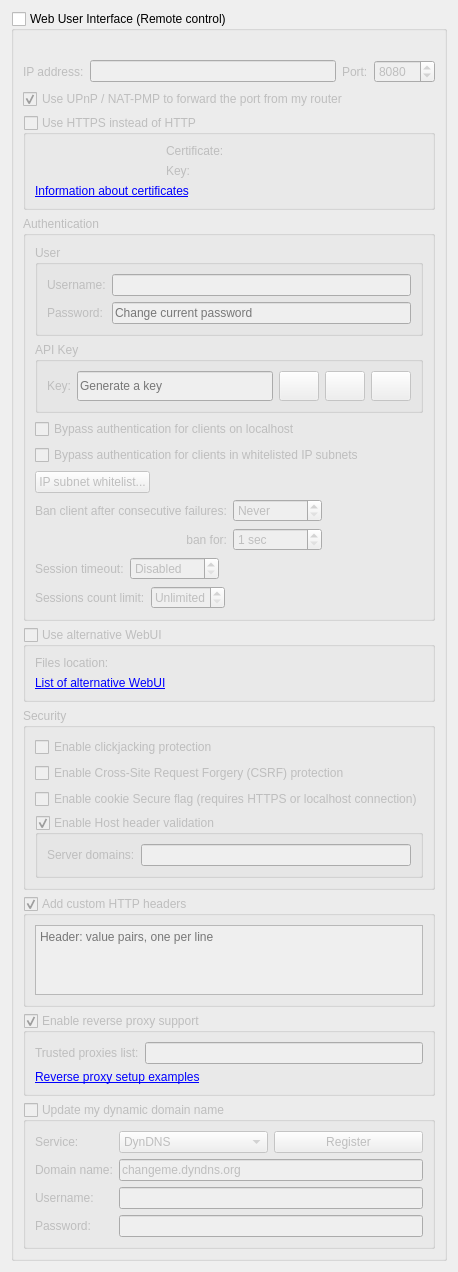
          <widget class="QWidget" name="scrollAreaWidgetContents_7">
           <property name="geometry">
            <rect>
             <x>0</x>
             <y>0</y>
             <width>382</width>
             <height>1045</height>
            </rect>
           </property>
           <layout class="QVBoxLayout" name="verticalLayout_23">
            <item>
             <widget class="QGroupBox" name="checkWebUI">
              <property name="title">
               <string>Web User Interface (Remote control)</string>
              </property>
              <property name="checkable">
               <bool>true</bool>
              </property>
              <property name="checked">
               <bool>false</bool>
              </property>
              <layout class="QVBoxLayout" name="verticalLayout_2">
               <item>
                <widget class="QLabel" name="labelWebUIError">
                 <property name="font">
                  <font>
                   <italic>true</italic>
                  </font>
                 </property>
                 <property name="text">
                  <string />
                 </property>
                </widget>
               </item>
               <item>
                <layout class="QHBoxLayout" name="horizontalLayout_2">
                 <item>
                  <widget class="QLabel" name="lblWebUIAddress">
                   <property name="text">
                    <string>IP address:</string>
                   </property>
                  </widget>
                 </item>
                 <item>
                  <widget class="QLineEdit" name="textWebUIAddress">
                   <property name="toolTip">
                    <string>IP address that the Web UI will bind to.
Specify an IPv4 or IPv6 address. You can specify "0.0.0.0" for any IPv4 address,
"::" for any IPv6 address, or "*" for both IPv4 and IPv6.</string>
                   </property>
                  </widget>
                 </item>
                 <item>
                  <widget class="QLabel" name="lblWebUIPort">
                   <property name="text">
                    <string>Port:</string>
                   </property>
                  </widget>
                 </item>
                 <item>
                  <widget class="QSpinBox" name="spinWebUIPort">
                   <property name="minimum">
                    <number>1</number>
                   </property>
                   <property name="maximum">
                    <number>65535</number>
                   </property>
                   <property name="value">
                    <number>8080</number>
                   </property>
                  </widget>
                 </item>
                </layout>
               </item>
               <item>
                <widget class="ToggleSwitch" name="checkWebUIUPnP">
                 <property name="text">
                  <string>Use UPnP / NAT-PMP to forward the port from my router</string>
                 </property>
                 <property name="checked">
                  <bool>true</bool>
                 </property>
                </widget>
               </item>
               <item>
                <widget class="QGroupBox" name="checkWebUIHttps">
                 <property name="title">
                  <string>Use HTTPS instead of HTTP</string>
                 </property>
                 <property name="checkable">
                  <bool>true</bool>
                 </property>
                 <property name="checked">
                  <bool>false</bool>
                 </property>
                 <layout class="QGridLayout" name="gridLayout_11">
                  <item row="0" column="0">
                   <widget class="QLabel" name="lblSslCertStatus" />
                  </item>
                  <item row="0" column="1">
                   <widget class="QLabel" name="lblWebUICrt">
                    <property name="text">
                     <string>Certificate:</string>
                    </property>
                   </widget>
                  </item>
                  <item row="0" column="2">
                   <widget class="FileSystemPathLineEdit" name="textWebUIHttpsCert" native="true" />
                  </item>
                  <item row="1" column="0">
                   <widget class="QLabel" name="lblSslKeyStatus" />
                  </item>
                  <item row="1" column="1">
                   <widget class="QLabel" name="lblWebUIKey">
                    <property name="text">
                     <string>Key:</string>
                    </property>
                   </widget>
                  </item>
                  <item row="1" column="2">
                   <widget class="FileSystemPathLineEdit" name="textWebUIHttpsKey" native="true" />
                  </item>
                  <item row="2" column="0" colspan="3">
                   <widget class="QLabel" name="lblWebUICertInfo">
                    <property name="text">
                     <string>&lt;a href=https://httpd.apache.org/docs/current/ssl/ssl_faq.html#aboutcerts&gt;Information about certificates&lt;/a&gt;</string>
                    </property>
                    <property name="openExternalLinks">
                     <bool>true</bool>
                    </property>
                    <property name="textInteractionFlags">
                     <set>Qt::TextInteractionFlag::LinksAccessibleByKeyboard|Qt::TextInteractionFlag::LinksAccessibleByMouse</set>
                    </property>
                   </widget>
                  </item>
                 </layout>
                </widget>
               </item>
               <item>
                <widget class="QGroupBox" name="groupWebUIAuth">
                 <property name="title">
                  <string>Authentication</string>
                 </property>
                 <layout class="QVBoxLayout" name="verticalLayout_35">
                  <item>
                   <widget class="QGroupBox" name="groupWebUIUser">
                    <property name="title">
                     <string>User</string>
                    </property>
                    <layout class="QGridLayout" name="gridLayoutUser">
                     <item row="0" column="0">
                      <widget class="QLabel" name="lblWebUIUsername">
                       <property name="text">
                        <string>Username:</string>
                       </property>
                      </widget>
                     </item>
                     <item row="0" column="1">
                      <widget class="QLineEdit" name="textWebUIUsername" />
                     </item>
                     <item row="1" column="0">
                      <widget class="QLabel" name="lblWebUIPassword">
                       <property name="text">
                        <string>Password:</string>
                       </property>
                      </widget>
                     </item>
                     <item row="1" column="1">
                      <widget class="QLineEdit" name="textWebUIPassword">
                       <property name="echoMode">
                        <enum>QLineEdit::EchoMode::Password</enum>
                       </property>
                       <property name="placeholderText">
                        <string>Change current password</string>
                       </property>
                      </widget>
                     </item>
                    </layout>
                   </widget>
                  </item>
                  <item>
                   <widget class="QGroupBox" name="groupWebUIAPIKey">
                    <property name="title">
                     <string>API Key</string>
                    </property>
                    <layout class="QGridLayout" name="gridLayoutAPIKey">
                     <item row="0" column="0">
                      <widget class="QLabel" name="lblWebUIAPIKey">
                       <property name="text">
                        <string>Key:</string>
                       </property>
                      </widget>
                     </item>
                     <item row="0" column="1">
                      <layout class="QHBoxLayout" name="horizontalLayoutAPIKey">
                       <item>
                        <widget class="QLineEdit" name="textWebUIAPIKey">
                         <property name="minimumSize">
                          <size>
                           <width>180</width>
                           <height>30</height>
                          </size>
                         </property>
                         <property name="readOnly">
                          <bool>true</bool>
                         </property>
                         <property name="placeholderText">
                          <string>Generate a key</string>
                         </property>
                        </widget>
                       </item>
                       <item>
                        <widget class="QPushButton" name="btnWebUIAPIKeyCopy">
                         <property name="minimumSize">
                          <size>
                           <width>32</width>
                           <height>30</height>
                          </size>
                         </property>
                         <property name="enabled">
                          <bool>false</bool>
                         </property>
                         <property name="toolTip">
                          <string>Copy API key</string>
                         </property>
                         <property name="icon">
                          <iconset>
                           <normaloff>:/icons/edit-copy.svg</normaloff>:/icons/edit-copy.svg</iconset>
                         </property>
                        </widget>
                       </item>
                       <item>
                        <widget class="QPushButton" name="btnWebUIAPIKeyRotate">
                         <property name="minimumSize">
                          <size>
                           <width>32</width>
                           <height>30</height>
                          </size>
                         </property>
                         <property name="toolTip">
                          <string>Generate API key</string>
                         </property>
                         <property name="icon">
                          <iconset>
                           <normaloff>:/icons/view-refresh.svg</normaloff>:/icons/view-refresh.svg</iconset>
                         </property>
                        </widget>
                       </item>
                       <item>
                        <widget class="QPushButton" name="btnWebUIAPIKeyDelete">
                         <property name="minimumSize">
                          <size>
                           <width>32</width>
                           <height>30</height>
                          </size>
                         </property>
                         <property name="toolTip">
                          <string>Delete API key</string>
                         </property>
                         <property name="icon">
                          <iconset>
                           <normaloff>:/icons/list-remove.svg</normaloff>:/icons/list-remove.svg</iconset>
                         </property>
                        </widget>
                       </item>
                      </layout>
                     </item>
                    </layout>
                   </widget>
                  </item>
                  <item>
                   <widget class="ToggleSwitch" name="checkBypassLocalAuth">
                    <property name="text">
                     <string>Bypass authentication for clients on localhost</string>
                    </property>
                   </widget>
                  </item>
                  <item>
                   <widget class="ToggleSwitch" name="checkBypassAuthSubnetWhitelist">
                    <property name="text">
                     <string>Bypass authentication for clients in whitelisted IP subnets</string>
                    </property>
                   </widget>
                  </item>
                  <item>
                   <widget class="QPushButton" name="IPSubnetWhitelistButton">
                    <property name="sizePolicy">
                     <sizepolicy hsizetype="Fixed" vsizetype="Fixed">
                      <horstretch>0</horstretch>
                      <verstretch>0</verstretch>
                     </sizepolicy>
                    </property>
                    <property name="text">
                     <string>IP subnet whitelist...</string>
                    </property>
                   </widget>
                  </item>
                  <item>
                   <layout class="QGridLayout" name="gridLayout_10">
                    <item row="0" column="0">
                     <widget class="QLabel" name="lblBanCounter">
                      <property name="text">
                       <string>Ban client after consecutive failures:</string>
                      </property>
                     </widget>
                    </item>
                    <item row="0" column="1">
                     <widget class="QSpinBox" name="spinBanCounter">
                      <property name="specialValueText">
                       <string>Never</string>
                      </property>
                      <property name="maximum">
                       <number>2147483647</number>
                      </property>
                     </widget>
                    </item>
                    <item row="0" column="2">
                     <spacer name="horizontalSpacer_15">
                      <property name="orientation">
                       <enum>Qt::Orientation::Horizontal</enum>
                      </property>
                      <property name="sizeHint" stdset="0">
                       <size>
                        <width>40</width>
                        <height>20</height>
                       </size>
                      </property>
                     </spacer>
                    </item>
                    <item row="1" column="0">
                     <widget class="QLabel" name="lblBanDuration">
                      <property name="text">
                       <string>ban for:</string>
                      </property>
                      <property name="alignment">
                       <set>Qt::AlignmentFlag::AlignRight|Qt::AlignmentFlag::AlignTrailing|Qt::AlignmentFlag::AlignVCenter</set>
                      </property>
                     </widget>
                    </item>
                    <item row="1" column="1">
                     <widget class="QSpinBox" name="spinBanDuration">
                      <property name="suffix">
                       <string> sec</string>
                      </property>
                      <property name="minimum">
                       <number>1</number>
                      </property>
                      <property name="maximum">
                       <number>2147483647</number>
                      </property>
                     </widget>
                    </item>
                   </layout>
                  </item>
                  <item>
                   <layout class="QHBoxLayout" name="horizontalLayout_13">
                    <item>
                     <widget class="QLabel" name="lblSessionTimeout">
                      <property name="text">
                       <string>Session timeout:</string>
                      </property>
                     </widget>
                    </item>
                    <item>
                     <widget class="QSpinBox" name="spinSessionTimeout">
                      <property name="specialValueText">
                       <string>Disabled</string>
                      </property>
                      <property name="suffix">
                       <string> sec</string>
                      </property>
                      <property name="maximum">
                       <number>2147483647</number>
                      </property>
                     </widget>
                    </item>
                    <item>
                     <spacer name="horizontalSpacer_11">
                      <property name="orientation">
                       <enum>Qt::Orientation::Horizontal</enum>
                      </property>
                      <property name="sizeHint" stdset="0">
                       <size>
                        <width>40</width>
                        <height>20</height>
                       </size>
                      </property>
                     </spacer>
                    </item>
                   </layout>
                  </item>
                  <item>
                   <layout class="QHBoxLayout" name="layoutWebUISessionsCountLimit">
                    <item>
                     <widget class="QLabel" name="labelWebUISessionsCountLimit">
                      <property name="text">
                       <string>Sessions count limit:</string>
                      </property>
                     </widget>
                    </item>
                    <item>
                     <widget class="QSpinBox" name="spinBoxWebUISessionsCountLimit">
                      <property name="specialValueText">
                       <string>Unlimited</string>
                      </property>
                      <property name="maximum">
                       <number>2147483647</number>
                      </property>
                     </widget>
                    </item>
                    <item>
                     <spacer name="spacerWebUISessionsCountLimit">
                      <property name="orientation">
                       <enum>Qt::Orientation::Horizontal</enum>
                      </property>
                      <property name="sizeHint" stdset="0">
                       <size>
                        <width>40</width>
                        <height>20</height>
                       </size>
                      </property>
                     </spacer>
                    </item>
                   </layout>
                  </item>
                 </layout>
                </widget>
               </item>
               <item>
                <widget class="QGroupBox" name="groupAltWebUI">
                 <property name="title">
                  <string>Use alternative WebUI</string>
                 </property>
                 <property name="checkable">
                  <bool>true</bool>
                 </property>
                 <property name="checked">
                  <bool>false</bool>
                 </property>
                 <layout class="QVBoxLayout" name="verticalLayout_41">
                  <item>
                   <layout class="QHBoxLayout" name="horizontalLayout_5">
                    <item>
                     <widget class="QLabel" name="labelWebUIRootFolder">
                      <property name="text">
                       <string>Files location:</string>
                      </property>
                     </widget>
                    </item>
                    <item>
                     <widget class="FileSystemPathLineEdit" name="textWebUIRootFolder" native="true" />
                    </item>
                   </layout>
                  </item>
                  <item>
                   <widget class="QLabel" name="lblAltWebUIList">
                    <property name="text">
                     <string>&lt;a href="https://github.com/qbittorrent/qBittorrent/wiki/List-of-known-alternate-WebUIs"&gt;List of alternative WebUI&lt;/a&gt;</string>
                    </property>
                    <property name="openExternalLinks">
                     <bool>true</bool>
                    </property>
                    <property name="textInteractionFlags">
                     <set>Qt::TextInteractionFlag::LinksAccessibleByKeyboard|Qt::TextInteractionFlag::LinksAccessibleByMouse</set>
                    </property>
                   </widget>
                  </item>
                 </layout>
                </widget>
               </item>
               <item>
                <widget class="QGroupBox" name="groupBox_3">
                 <property name="title">
                  <string>Security</string>
                 </property>
                 <layout class="QVBoxLayout" name="verticalLayout_33">
                  <item>
                   <widget class="ToggleSwitch" name="checkClickjacking">
                    <property name="text">
                     <string>Enable clickjacking protection</string>
                    </property>
                   </widget>
                  </item>
                  <item>
                   <widget class="ToggleSwitch" name="checkCSRFProtection">
                    <property name="text">
                     <string>Enable Cross-Site Request Forgery (CSRF) protection</string>
                    </property>
                   </widget>
                  </item>
                  <item>
                   <widget class="ToggleSwitch" name="checkSecureCookie">
                    <property name="text">
                     <string>Enable cookie Secure flag (requires HTTPS or localhost connection)</string>
                    </property>
                   </widget>
                  </item>
                  <item>
                   <widget class="QGroupBox" name="groupHostHeaderValidation">
                    <property name="title">
                     <string>Enable Host header validation</string>
                    </property>
                    <property name="checkable">
                     <bool>true</bool>
                    </property>
                    <layout class="QVBoxLayout" name="verticalLayout_32">
                     <item>
                      <layout class="QHBoxLayout" name="horizontalLayout_10">
                       <item>
                        <widget class="QLabel" name="labelServerDomains">
                         <property name="text">
                          <string>Server domains:</string>
                         </property>
                        </widget>
                       </item>
                       <item>
                        <widget class="QLineEdit" name="textServerDomains">
                         <property name="toolTip">
                          <string>Whitelist for filtering HTTP Host header values.
In order to defend against DNS rebinding attack,
you should put in domain names used by WebUI server.

Use ';' to split multiple entries. Can use wildcard '*'.</string>
                         </property>
                        </widget>
                       </item>
                      </layout>
                     </item>
                    </layout>
                   </widget>
                  </item>
                 </layout>
                </widget>
               </item>
               <item>
                <widget class="QGroupBox" name="groupWebUIAddCustomHTTPHeaders">
                 <property name="title">
                  <string>Add custom HTTP headers</string>
                 </property>
                 <property name="checkable">
                  <bool>true</bool>
                 </property>
                 <layout class="QVBoxLayout" name="verticalLayout_8">
                  <item>
                   <widget class="QPlainTextEdit" name="textWebUICustomHTTPHeaders">
                    <property name="tabChangesFocus">
                     <bool>true</bool>
                    </property>
                    <property name="lineWrapMode">
                     <enum>QPlainTextEdit::LineWrapMode::NoWrap</enum>
                    </property>
                    <property name="placeholderText">
                     <string>Header: value pairs, one per line</string>
                    </property>
                   </widget>
                  </item>
                 </layout>
                </widget>
               </item>
               <item>
                <widget class="QGroupBox" name="groupEnableReverseProxySupport">
                 <property name="title">
                  <string>Enable reverse proxy support</string>
                 </property>
                 <property name="checkable">
                  <bool>true</bool>
                 </property>
                 <layout class="QVBoxLayout" name="verticalLayout_331">
                  <item>
                   <layout class="QHBoxLayout" name="horizontalLayout_131">
                    <item>
                     <widget class="QLabel" name="lblReverseProxiesList">
                      <property name="text">
                       <string>Trusted proxies list:</string>
                      </property>
                     </widget>
                    </item>
                    <item>
                     <widget class="QLineEdit" name="textTrustedReverseProxiesList">
                      <property name="toolTip">
                       <string>Specify reverse proxy IPs (or subnets, e.g. 0.0.0.0/24) in order to use forwarded client address (X-Forwarded-For header). Use ';' to split multiple entries.</string>
                      </property>
                     </widget>
                    </item>
                   </layout>
                  </item>
                  <item>
                   <widget class="QLabel" name="labelReverseProxyLink">
                    <property name="text">
                     <string>&lt;a href=https://github.com/qbittorrent/qBittorrent/wiki#reverse-proxy-setup-for-webui-access&gt;Reverse proxy setup examples&lt;/a&gt;</string>
                    </property>
                    <property name="openExternalLinks">
                     <bool>true</bool>
                    </property>
                    <property name="textInteractionFlags">
                     <set>Qt::TextInteractionFlag::LinksAccessibleByKeyboard|Qt::TextInteractionFlag::LinksAccessibleByMouse</set>
                    </property>
                   </widget>
                  </item>
                 </layout>
                </widget>
               </item>
               <item>
                <widget class="QGroupBox" name="checkDynDNS">
                 <property name="title">
                  <string>Update my dynamic domain name</string>
                 </property>
                 <property name="checkable">
                  <bool>true</bool>
                 </property>
                 <property name="checked">
                  <bool>false</bool>
                 </property>
                 <layout class="QFormLayout" name="formLayout_5">
                  <item row="0" column="0">
                   <widget class="QLabel" name="label_19">
                    <property name="text">
                     <string>Service:</string>
                    </property>
                   </widget>
                  </item>
                  <item row="0" column="1">
                   <layout class="QHBoxLayout" name="horizontalLayout_3">
                    <item>
                     <widget class="QComboBox" name="comboDNSService">
                      <item>
                       <property name="text">
                        <string notr="true">DynDNS</string>
                       </property>
                      </item>
                      <item>
                       <property name="text">
                        <string notr="true">No-IP</string>
                       </property>
                      </item>
                     </widget>
                    </item>
                    <item>
                     <widget class="QPushButton" name="registerDNSBtn">
                      <property name="text">
                       <string>Register</string>
                      </property>
                     </widget>
                    </item>
                   </layout>
                  </item>
                  <item row="1" column="0">
                   <widget class="QLabel" name="label_20">
                    <property name="text">
                     <string>Domain name:</string>
                    </property>
                   </widget>
                  </item>
                  <item row="1" column="1">
                   <widget class="QLineEdit" name="domainNameTxt">
                    <property name="text">
                     <string notr="true">changeme.dyndns.org</string>
                    </property>
                   </widget>
                  </item>
                  <item row="2" column="0">
                   <widget class="QLabel" name="label_21">
                    <property name="text">
                     <string>Username:</string>
                    </property>
                   </widget>
                  </item>
                  <item row="2" column="1">
                   <widget class="QLineEdit" name="DNSUsernameTxt" />
                  </item>
                  <item row="3" column="0">
                   <widget class="QLabel" name="label_22">
                    <property name="text">
                     <string>Password:</string>
                    </property>
                   </widget>
                  </item>
                  <item row="3" column="1">
                   <widget class="QLineEdit" name="DNSPasswordTxt">
                    <property name="echoMode">
                     <enum>QLineEdit::EchoMode::Password</enum>
                    </property>
                   </widget>
                  </item>
                 </layout>
                </widget>
               </item>
              </layout>
             </widget>
            </item>
            <item>
             <spacer name="verticalSpacer">
              <property name="orientation">
               <enum>Qt::Orientation::Vertical</enum>
              </property>
              <property name="sizeHint" stdset="0">
               <size>
                <width>20</width>
                <height>40</height>
               </size>
              </property>
             </spacer>
            </item>
           </layout>
          </widget>
